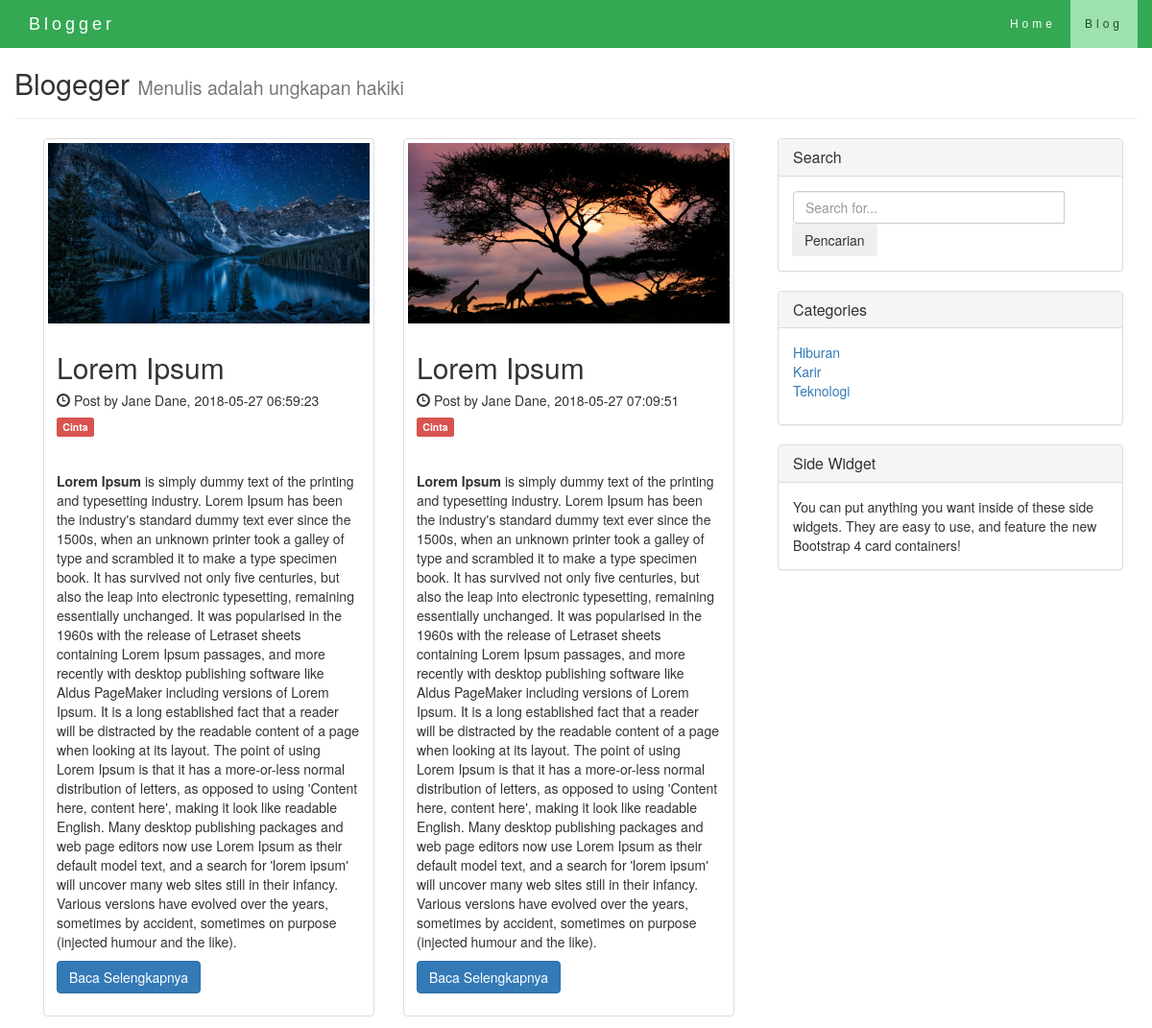
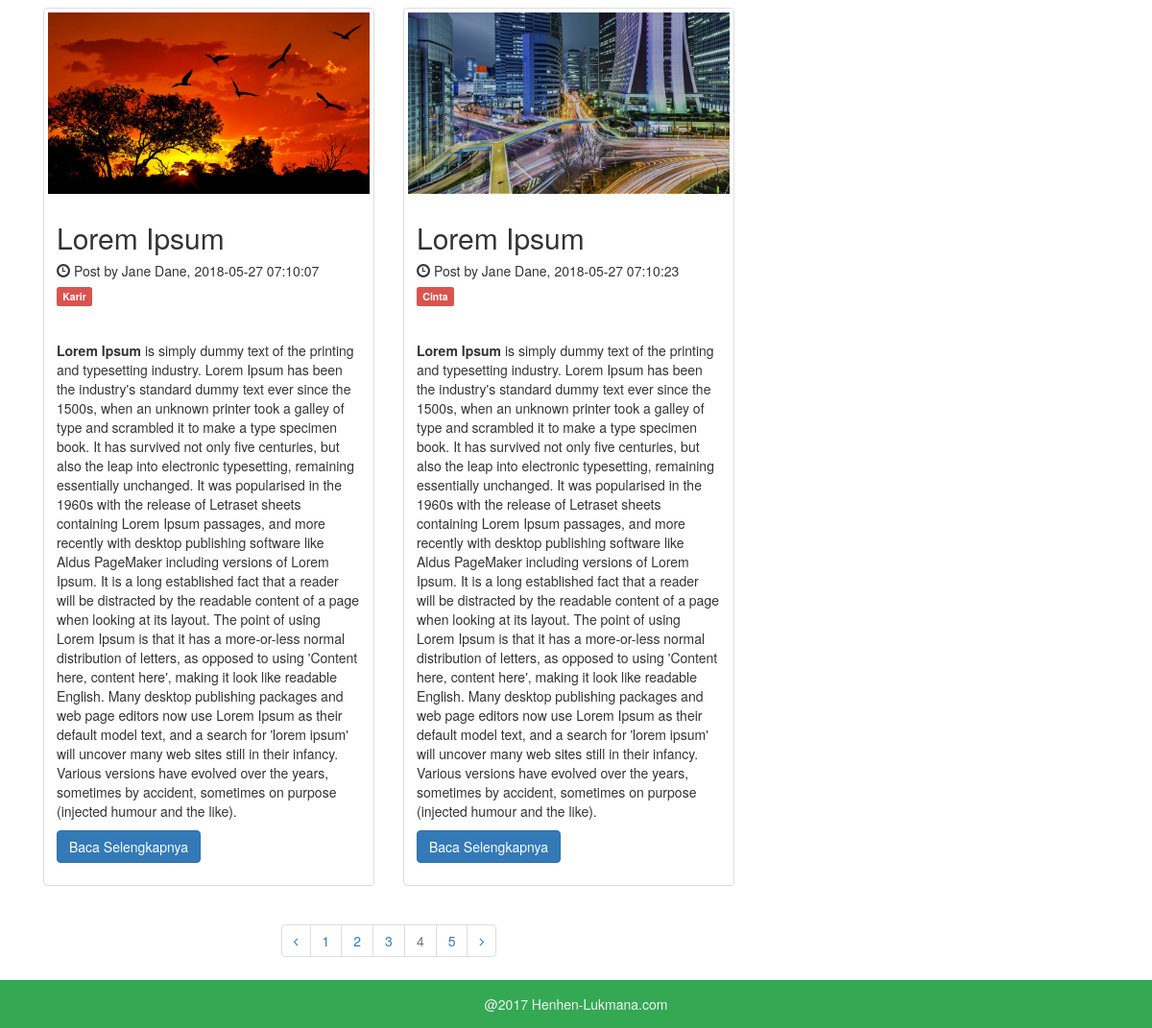
The page /kategori.php on the database its author committed (2 pictures, top to bottom).
### tables this page shows
CREATE TABLE `artikel` (
  `id_artikel` int(30) NOT NULL,
  `judul` varchar(400) NOT NULL,
  `isi` varchar(5000) NOT NULL,
  `waktu` timestamp NOT NULL DEFAULT CURRENT_TIMESTAMP,
  `gambar` varchar(200) NOT NULL,
  `id_kategori` int(30) NOT NULL,
  `hitung` int(100) NOT NULL DEFAULT '0'
);

CREATE TABLE `tags` (
  `id_tag` int(11) NOT NULL,
  `judul_tag` varchar(11) NOT NULL
);

### function/blog.php (called while the page is built, shortened)
<?php
function result ($query) {
  global $link;
  if ($result = mysqli_query($link, $query) or die ('gagal menampilkan data')){
  return $result;
  }
}
function tampilkan() {
  $query= "SELECT artikel.id_artikel, artikel.judul, artikel.isi, artikel.gambar, artikel.waktu, tags.judul_tag
           FROM artikel
           LEFt JOIN tags ON artikel.id_kategori = tags.id_tag;";
  return result ($query);
}
function tampil_kategori() {
  $query = "SELECT *  FROM tags ORDER BY id_tag DESC LIMIT 3";
  return result ($query);
}
?>

### kategori.php (the view, shortened to what this page needs)
<?php require_once 'view/header.php' ?>
<?php
$artikel = tampilkan();
$kategori = tampil_kategori();
?>
<section>
  <div class="col-md-8 ">
 <?php while ($row= mysqli_fetch_assoc ($artikel)): ?>
  <div class="col-md-6">
  <div class="thumbnail">
    <img src="gambar/<?php echo $row['gambar']?>" alt="..." width="360" height="124">
    <div class="caption">
      <h2><?php echo $row['judul']; ?></h2>
   <h5><span class="glyphicon glyphicon-time"></span> Post by Jane Dane, <?php echo $row['waktu'];?></h5>
    <h5><span class="label label-danger"><?php echo $row['judul_tag'];?></span> </h5><br>
      <p><?php echo $row['isi'];?> </p>
    <p class="text-left"><a href="post.php?id=<?= $row['id_artikel']; ?>" class="btn btn-primary" role="button">Baca Selengkapnya </a></p>
    </div>
  </div>
    </div>
<?php endwhile; ?>
<div class="col-md-12">
<div class="text-center">
<ul class="pagination">
<li><a href=""> <i class="fa fa-angle-left" ></i></a></li>
<li><a href="#">1</a></li>
<li><a href="#">2</a></li>
<li><a href="#">3</a></li>
<li class="disabled"><a href="#">4</a></li>
<li><a href="#">5</a></li>
<li><a href=""> <i class="fa fa-angle-right" ></i></a></li>
</ul>
</div>
    </div>
</div>
<div class="col-md-4">
        <div class="panel panel-default">
          <div class="panel-heading">
       <h5 class=" panel-title">Search</h5></div>
          <div class="panel-body">
            <div class="input-group">
              <form action="cari.php" method="get">
              <input type="text" name="cari" class="form-control" placeholder="Search for...">
              <span class="input-group-btn">
                <input type="submit" class="btn btn-secondary" value="Pencarian"/>
              </form>
            </div>
          </div>
        </div>
        <div class="panel panel-default">
      <div class="panel-heading">
       <h5 class=" panel-title">Categories</h5></div>
          <div class="panel-body">
            <div class="row">
              <div class="col-lg-6">
                <ul class="list-unstyled mb-0">
                  <?php while ($row= mysqli_fetch_assoc ($kategori)): ?>
                    <li>
                    <a href="kategori.php?id=<?= $row['id_tag']; ?>"><?php echo $row['judul_tag'];?></a>
                  </li>
                <?php endwhile; ?>
                </ul>
              </div>
            </div>
          </div>
        </div>
        <div class="panel panel-default">
           <div class="panel-heading">
       <h5 class=" panel-title">Side Widget</h5></div>
          <div class="panel-body">
            You can put anything you want inside of these side widgets. They are easy to use, and feature the new Bootstrap 4 card containers!
          </div>
        </div>
      </div>
  </div>
</div>
<?php require_once 'view/footer.php' ?>

### view/css/style.css (style rules this page uses)
body { background-color: #ffffff; }

### rows shown on the page
artikel: gambar (picture), judul "Lorem Ipsum", waktu "2018-05-27 06:59:23", tags.judul_tag "Cinta", isi "Lorem Ipsum is simply dummy text of the printing and typesetting industry. Lorem Ipsum has been the industry's standard dummy text ever since the 1500s, when an unknown printer took a galley of type and scrambled it to make a type specimen book. It has survived not only five centuries, but also the leap into electronic typesetting, remaining essentially unchanged. It was popularised in the 1960s with the release of Letraset sheets containing Lorem Ipsum passages, and more recently with desktop publishing software like Aldus PageMaker including versions of Lorem Ipsum. It is a long established fact that a reader will be distracted by the readable content of a page when looking at its layout.…"
artikel: gambar (picture), judul "Lorem Ipsum", waktu "2018-05-27 07:09:51", tags.judul_tag "Cinta", isi "Lorem Ipsum is simply dummy text of the printing and typesetting industry. Lorem Ipsum has been the industry's standard dummy text ever since the 1500s, when an unknown printer took a galley of type and scrambled it to make a type specimen book. It has survived not only five centuries, but also the leap into electronic typesetting, remaining essentially unchanged. It was popularised in the 1960s with the release of Letraset sheets containing Lorem Ipsum passages, and more recently with desktop publishing software like Aldus PageMaker including versions of Lorem Ipsum. It is a long established fact that a reader will be distracted by the readable content of a page when looking at its layout.…"
artikel: gambar (picture), judul "Lorem Ipsum", waktu "2018-05-27 07:10:07", tags.judul_tag "Karir", isi "Lorem Ipsum is simply dummy text of the printing and typesetting industry. Lorem Ipsum has been the industry's standard dummy text ever since the 1500s, when an unknown printer took a galley of type and scrambled it to make a type specimen book. It has survived not only five centuries, but also the leap into electronic typesetting, remaining essentially unchanged. It was popularised in the 1960s with the release of Letraset sheets containing Lorem Ipsum passages, and more recently with desktop publishing software like Aldus PageMaker including versions of Lorem Ipsum. It is a long established fact that a reader will be distracted by the readable content of a page when looking at its layout.…"
artikel: gambar (picture), judul "Lorem Ipsum", waktu "2018-05-27 07:10:23", tags.judul_tag "Cinta", isi "Lorem Ipsum is simply dummy text of the printing and typesetting industry. Lorem Ipsum has been the industry's standard dummy text ever since the 1500s, when an unknown printer took a galley of type and scrambled it to make a type specimen book. It has survived not only five centuries, but also the leap into electronic typesetting, remaining essentially unchanged. It was popularised in the 1960s with the release of Letraset sheets containing Lorem Ipsum passages, and more recently with desktop publishing software like Aldus PageMaker including versions of Lorem Ipsum. It is a long established fact that a reader will be distracted by the readable content of a page when looking at its layout.…"
tags: judul_tag "Hiburan"
tags: judul_tag "Karir"
tags: judul_tag "Teknologi"
